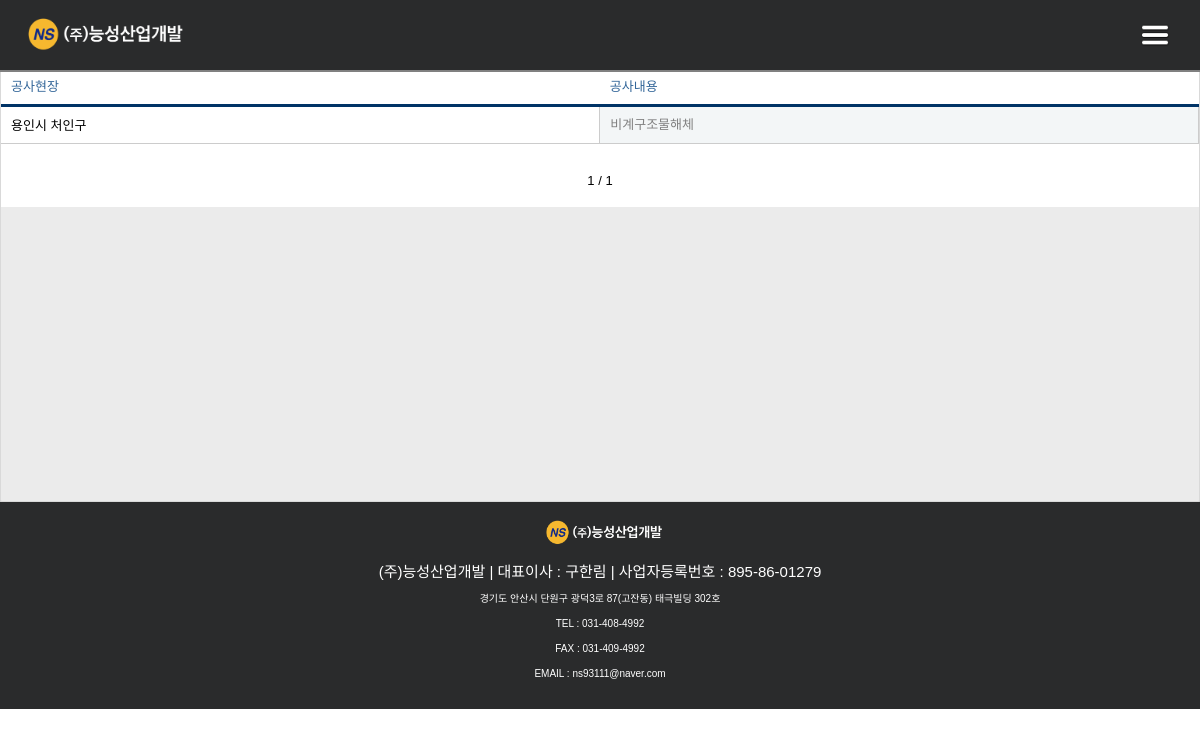
/menu_3, run on an earlier commit of the app's database.
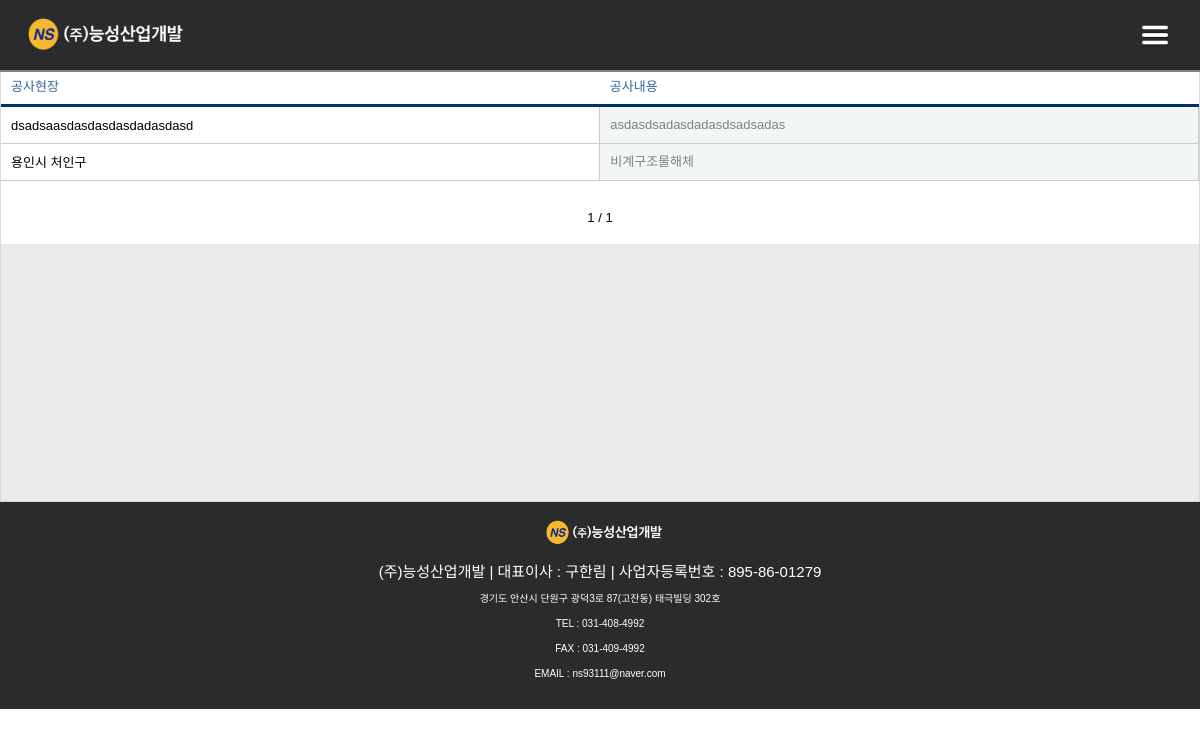
And on a later commit of the database.
### web/models.py (models this page shows, shortened)
class Result_post(models.Model):
    text = models.TextField(max_length=5000, blank=True, null=True)
    address = models.CharField(max_length=200)
    business_name = models.CharField(max_length=200)
    business_start_at = models.DateField(null=True, blank=True)
    business_finish_at = models.DateField(null=True, blank=True)
    file_1 = models.FileField(upload_to='files/', null=True, blank=True)
    file_2 = models.FileField(upload_to='files/', null=True, blank=True)
    file_3 = models.FileField(upload_to='files/', null=True, blank=True)
    file_4 = models.FileField(upload_to='files/', null=True, blank=True)
    file_5 = models.FileField(upload_to='files/', null=True, blank=True)
    class Meta:
        db_table = 'result_posts'

### web/views.py (the view)
# urls.py: path('menu_3', views.menu_3, name='menu_3'),
def menu_3(request):
	result_posts_all = Result_post.objects.all().order_by('-id')
	page_number = int(request.GET.get('p', 1))
	pagenator = Paginator(result_posts_all, 11)
	result_posts = pagenator.get_page(page_number)
	return render(request, 'web/menu_3.html', {'result_posts':result_posts})

### web/templatetags/custom_tag.py (called while the page is built)
@register.filter
def result_post_slice(title):
	if len(title) > 70:
		title = title[:70] + '...'
		return title
	else :
		return title

### web/templates/web/menu_3.html (shortened to what this page needs)
{%extends 'web/base.html'%}
{%load static%}
{%load custom_tag%}
{%block content%}
<section id="block_wrap_section">
  <section id="container_section">
    <br><br><br>
    <div class="result_box">
      <table class="result_table">
        <thead>
              <tr>
                <th scope="cols">공사현장</th>
                <th scope="cols">공사내용</th>
              </tr>
        </thead>
        <tbody>
          {%for result_post in result_posts%}
              <tr>
                <td class="posts_table_title">
                  <a href="{%url 'web:detail_result' result_post.pk%}">
                  {{result_post.address | result_post_slice}}
                  </a>
                </td>
                <th scope="row"><a href="{%url 'web:detail_result' result_post.pk%}">{{result_post.business_name | result_post_slice}}</a></th>
              </tr>
           {%endfor%}
        </tbody>
        </table>
        <table class="page_box">
            <tr>
              <td>{{ result_posts.number }} / {{ result_posts.paginator.num_pages }}</td>
            </tr>
        </table>
     </div>
  </section>
</section>
{%endblock%}

What changed in the data, as far as the page shows it:
added Result_post: address|result_post_slice "dsadsaasdasdasdasdadasdasd", business_name|result_post_slice "asdasdsadasdadasdsadsadas"
